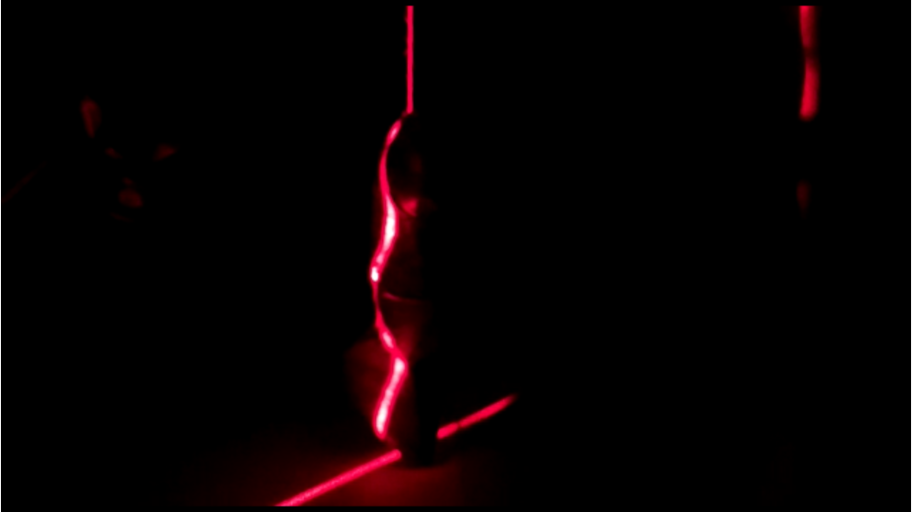
#> input picture frame/10.png, 912 x 512 px, given in place of 10.png0.jpg, which was not available
$ python -i image_process.py   (imports and definitions only)
#> lines starting #> are read from the running program, lines starting #| are printed output that depends on the picture; after the words box and inside, x2 and y2 are one past the last pixel; in counts of white or black regions, pixels touching at a corner belong together; pictures that were not available may be replaced by others from this repository, and a replacement may not be noted
import cv2
import numpy as np # importing necessary libraries and scripts


def imageProcess(path):
#> called with path = 'frame/10.png'
    print("Processing Images...")
    for i in range(400):
        path1 = path+str(i)+".jpg" # image path
        print("Processing",str(i)+".jpg")
        img = cv2.imread(path1,0)
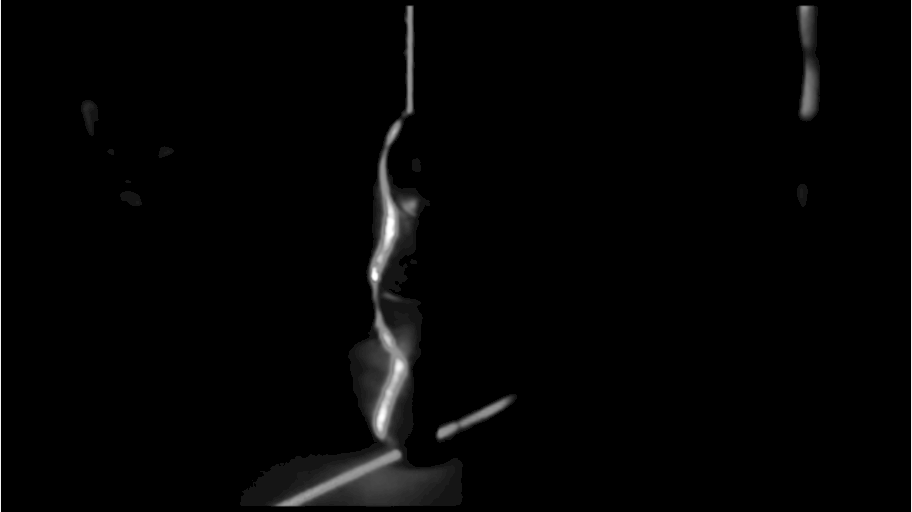
#> img: shape (512, 912); min 0, max 255, mean 4.4
        img = cv2.rotate(img, cv2.ROTATE_90_CLOCKWISE)
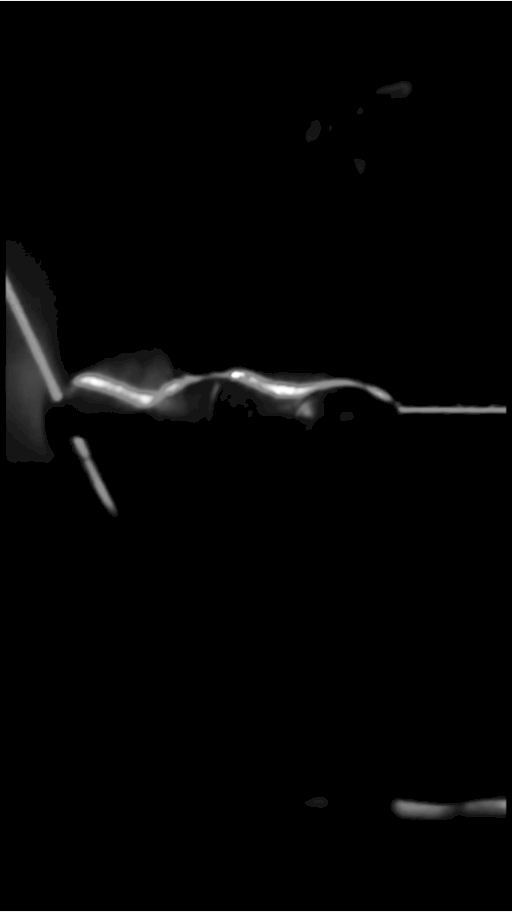
#> img: shape (912, 512); min 0, max 255, mean 4.4
#       img = cv2.flip(img,1) # flipping image in x axis
        size = np.size(img) # getting size of image
#> size = 466944
        skel = np.zeros(img.shape,np.uint8) # defining empty list for processed image
        ret,img = cv2.threshold(img,190,130,0) #defining red color for thresholding
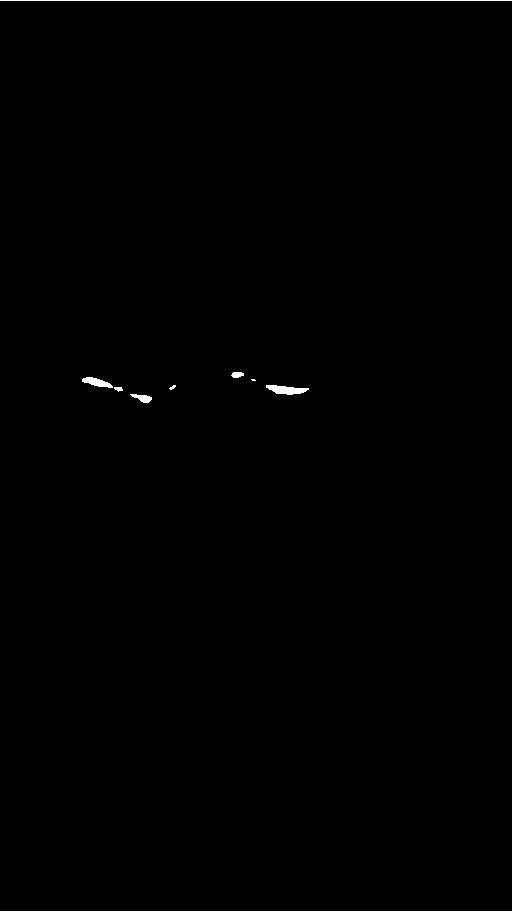
#> img: shape (912, 512); values 0 (black) and 130 (white), 0.37% white; 9 white regions (2 under 20 px), largest, box (x1, y1, x2, y2) and area: (0, 0, 512, 1) 512, (0, 911, 512, 912) 512, (266, 385, 309, 395) 268
        element = cv2.getStructuringElement(cv2.MORPH_CROSS,(3,3))
        done = False

        while( not done):
            eroded = cv2.erode(img,element)
            temp = cv2.dilate(eroded,element)
            temp = cv2.subtract(img,temp)
            skel = cv2.bitwise_or(skel,temp)
            img = eroded.copy()
            zeros = size - cv2.countNonZero(img)
            if zeros==size:
                done = True  #(between line 15 and 26) skeletonization of images
#> this loop made 5 passes
#> zeros on passes 1 to 5: 466520, 466728, 466872, 466943, 466944
#> pass 1, in imageProcess, `eroded = cv2.erode(img,element)`:
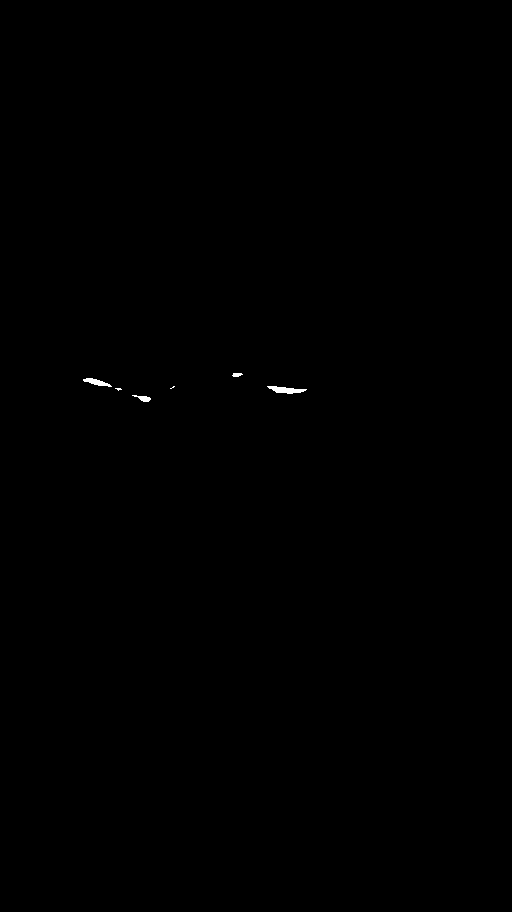
#> eroded: shape (912, 512); values 0 (black) and 130 (white), 0.09% white; 6 white regions (2 under 20 px), largest, box (x1, y1, x2, y2) and area: (267, 386, 307, 394) 181, (83, 378, 112, 387) 123, (132, 395, 151, 402) 68, (232, 373, 243, 377) 34
#> pass 1, in imageProcess, `temp = cv2.dilate(eroded,element)`:
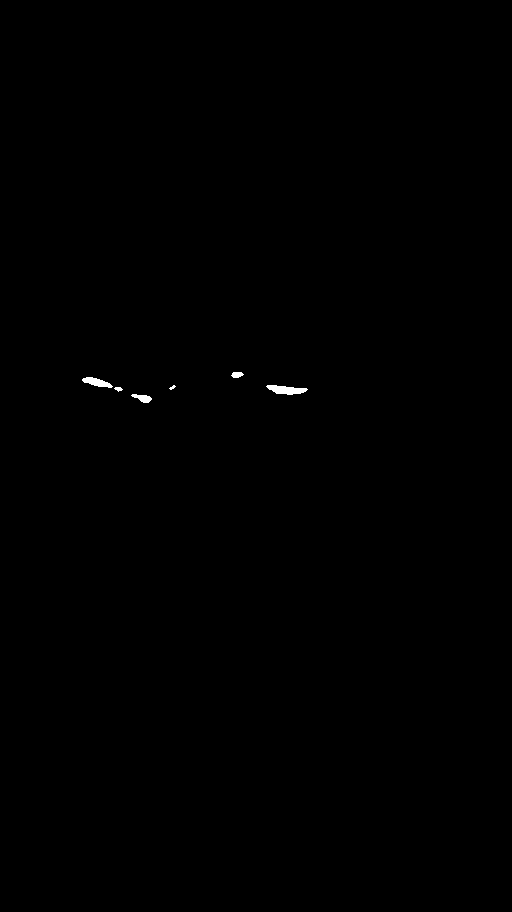
#> temp: shape (912, 512); values 0 (black) and 130 (white), 0.14% white; 6 white regions (1 under 20 px), largest, box (x1, y1, x2, y2) and area: (266, 385, 308, 395) 263, (82, 377, 113, 388) 184, (131, 394, 152, 403) 109, (231, 372, 244, 378) 59, (114, 387, 123, 392) 28
#> pass 1, in imageProcess, `temp = cv2.subtract(img,temp)`:
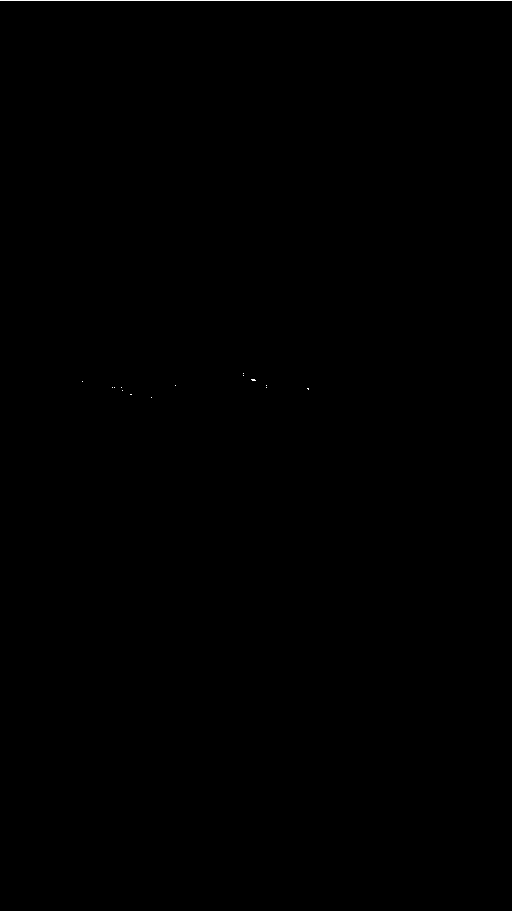
#> temp: shape (912, 512); values 0 (black) and 130 (white), 0.22% white in thin lines or dots
#> pass 2, in imageProcess, `eroded = cv2.erode(img,element)`:
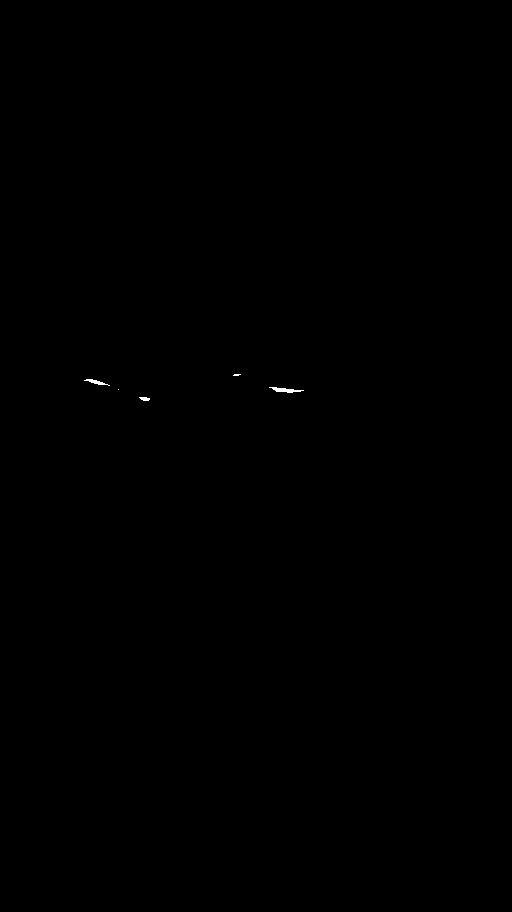
#> eroded: shape (912, 512); values 0 (black) and 130 (white), 0.05% white; 5 white regions (2 under 20 px), largest, box (x1, y1, x2, y2) and area: (269, 387, 304, 393) 103, (84, 379, 110, 386) 66, (139, 397, 150, 401) 33
#> after the loop: eroded: shape (912, 512); every value is 0
#> after the loop: skel: shape (912, 512); values 0 (black) and 130 (white), 0.26% white in thin lines or dots

        cv2.imwrite("processed/"+str(i)+".jpg",skel)# generating new processed images
#        cv2.namedWindow('image',cv2.WINDOW_NORMAL)
#        cv2.resizeWindow("image", 600,600)
#        cv2.imshow("image",skel) # color test
        cv2.waitKey(0)
        cv2.destroyAllWindows()
#> pass 2 of the loop in imageProcess, `for i in range(400):`:
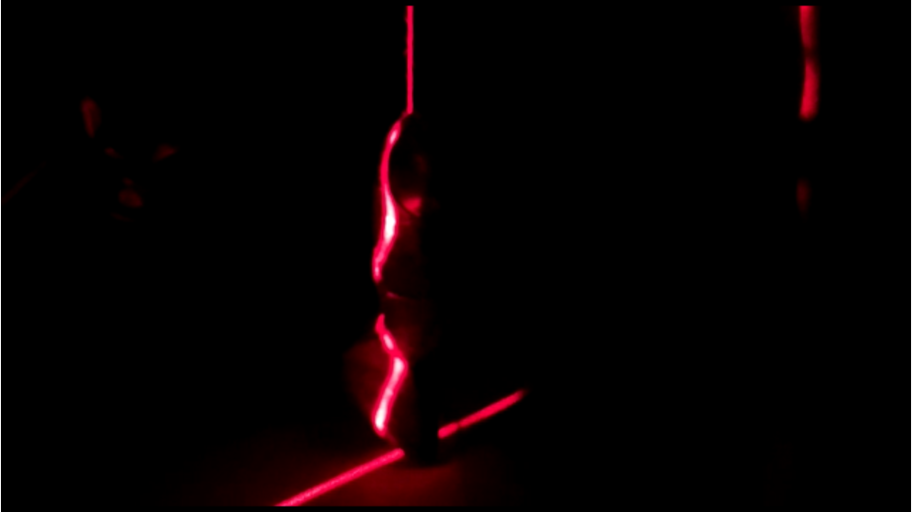
#> input picture frame/11.png, 912 x 512 px, given in place of 10.png1.jpg, which was not available
#> in imageProcess, `ret,img = cv2.threshold(img,190,130,0)`:
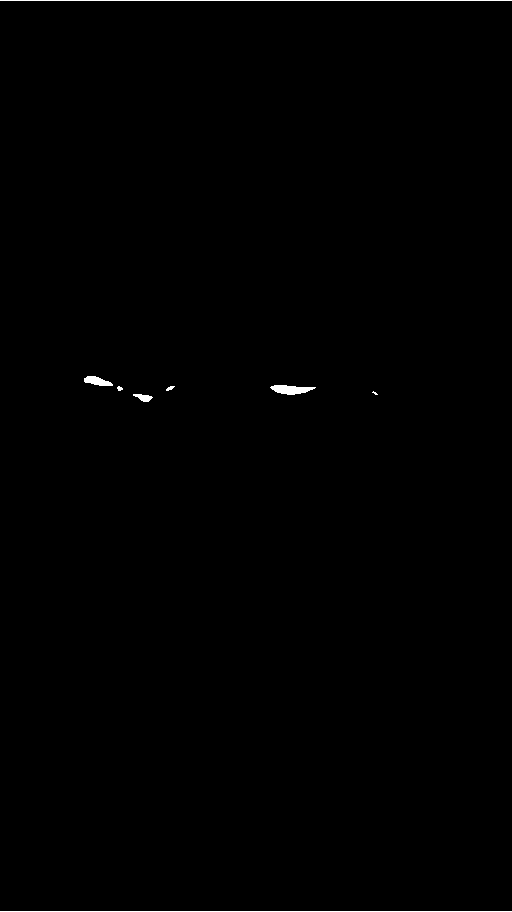
#> img: shape (912, 512); values 0 (black) and 130 (white), 0.35% white; 8 white regions (1 under 20 px), largest, box (x1, y1, x2, y2) and area: (0, 0, 512, 1) 512, (0, 911, 512, 912) 512, (270, 385, 316, 395) 295
#> the loop in imageProcess, `while( not done):` made 5 passes
#> zeros on passes 1 to 5: 466540, 466721, 466850, 466928, 466944
#> pass 1, in imageProcess, `temp = cv2.subtract(img,temp)`:
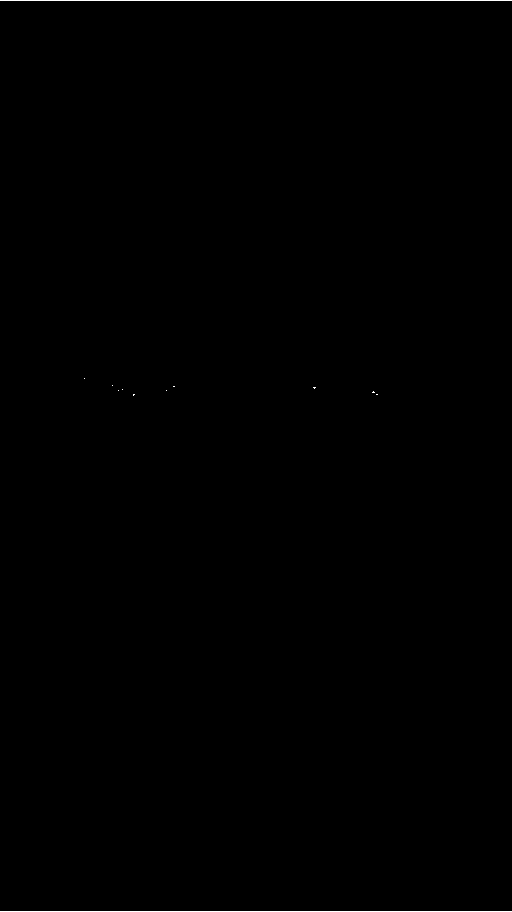
#> temp: shape (912, 512); values 0 (black) and 130 (white), 0.22% white in thin lines or dots
    print("Images processed.")

#> (the run stopped early here; a loop or call above may not have finished)
